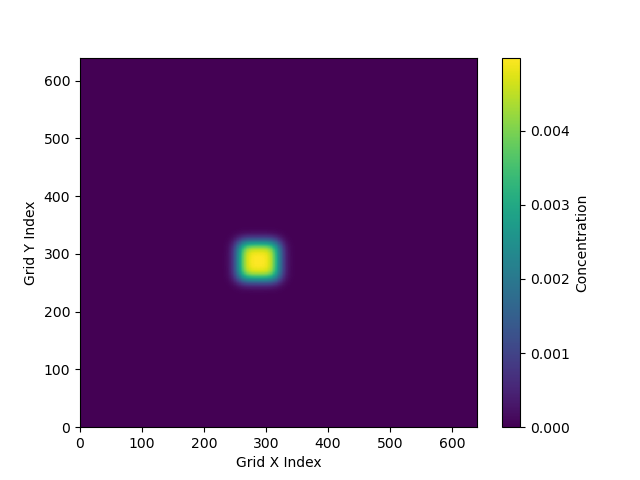

Write Python code to recreate this figure.
import matplotlib.pyplot as plt

grid_shape = (640, 640) # a global variable for (lazy) convenience

def evolve(grid, dt, D=1.0):
    xmax, ymax = grid_shape
    new_grid = [[0.0 for x in range(grid_shape[1])] for x in range(grid_shape[0])]
    for i in range(xmax):
        for j in range(ymax):
            grid_xx = (
                grid[(i + 1) % xmax][j] + grid[(i - 1) % xmax][j] - 2.0 * grid[i][j]
            )
            grid_yy = (
                grid[i][(j + 1) % ymax] + grid[i][(j - 1) % ymax] - 2.0 * grid[i][j]
            )
            new_grid[i][j] = grid[i][j] + D * (grid_xx + grid_yy) * dt
    return new_grid


def run_experiment(num_iterations):
    # setting up initial conditions
    grid = [[0.0 for x in range(grid_shape[1])] for x in range(grid_shape[0])]

    block_low = int(grid_shape[0] * 0.4)
    block_high = int(grid_shape[0] * 0.5)
    for i in range(block_low, block_high):
        for j in range(block_low, block_high):
            grid[i][j] = 0.005

    # evolve grid
    for i in range(num_iterations):
        grid = evolve(grid, 0.1)

    return grid

# This file could either be run as a script or used as a module
# The following code will only be executed if this file
# is treated as a script

if __name__ == "__main__":
    result = run_experiment(500)

    p = plt.pcolormesh(result)
    cb = plt.colorbar(p)
    plt.xlabel("Grid X Index")
    plt.ylabel("Grid Y Index")
    cb.set_label("Concentration")
    plt.savefig("diffusion.png")
